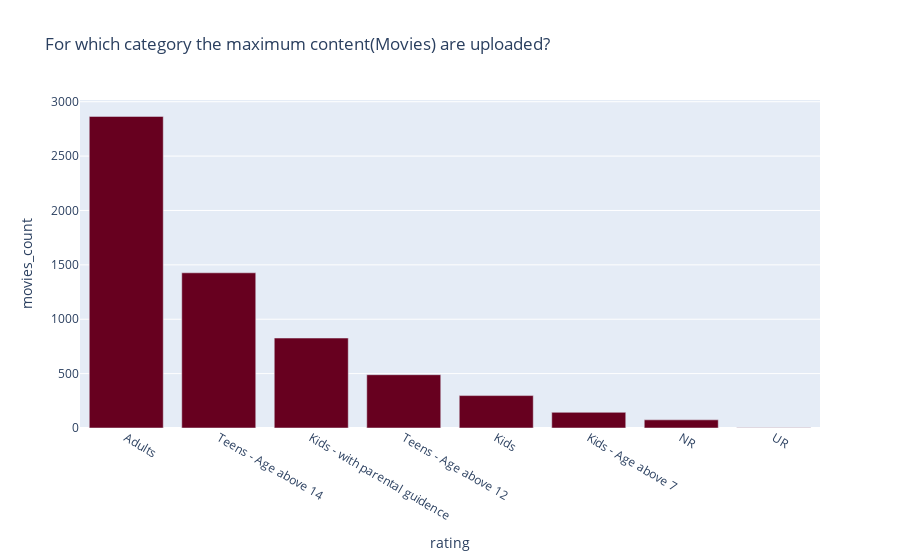

Notebook cell for this chart:
### Markdown cell above
## RENAMING IT GOES IN THIS WAY



THIS NAMING CONVENTION CAN BE REVIWED FROM THE NETFLIX SITE 
'PG-13': 'Teens - Age above 12',
                'TV-MA': 'Adults',
                'PG': 'Kids - with parental guidence',
                'TV-14': 'Teens - Age above 14',
                'TV-PG': 'Kids - with parental guidence',
                'TV-Y': 'Kids',
                'TV-Y7': 'Kids - Age above 7',
                'R': 'Adults',
                'TV-G': 'Kids',
                 'G': 'Kids',
                'NC-17': 'Adults',
                'NR': 'NR',
                'UR' : 'UR'

### Code cell
df_2 = df1.query("type == 'Movie'")
df_2 = df_2[["title", "rating"]]
df_2 = df_2.groupby(['rating'])["title"].count().reset_index().sort_values('title', ascending = False)
df_2 = df_2.rename(columns = {"title": "movies_count"})
px.bar(df_2, x='rating', y='movies_count', color_discrete_sequence=px.colors.sequential.RdBu,
       title='For which category the maximum content(Movies) are uploaded? ')

### Figure 1 — Plotly figure (JSON) as saved in the notebook; plotly's stock layout.template omitted (floating-point values rounded to 4 significant figures)
{"data": [{"alignmentgroup": "True", "hovertemplate": "rating=%{x}<br>movies_count=%{y}<extra></extra>", "legendgroup": "", "marker": {"color": "rgb(103,0,31)", "pattern": {"shape": ""}}, "name": "", "offsetgroup": "", "orientation": "v", "showlegend": false, "textposition": "auto", "type": "bar", "x": ["Adults", "Teens - Age above 14", "Kids - with parental guidence", "Teens - Age above 12", "Kids", "Kids - Age above 7", "NR", "UR"], "xaxis": "x", "y": [2865, 1427, 827, 490, 298, 144, 75, 3], "yaxis": "y"}], "layout": {"barmode": "relative", "legend": {"tracegroupgap": 0}, "title": {"text": "For which category the maximum content(Movies) are uploaded? "}, "xaxis": {"anchor": "y", "domain": [0, 1], "title": {"text": "rating"}}, "yaxis": {"anchor": "x", "domain": [0, 1], "title": {"text": "movies_count"}}}}
